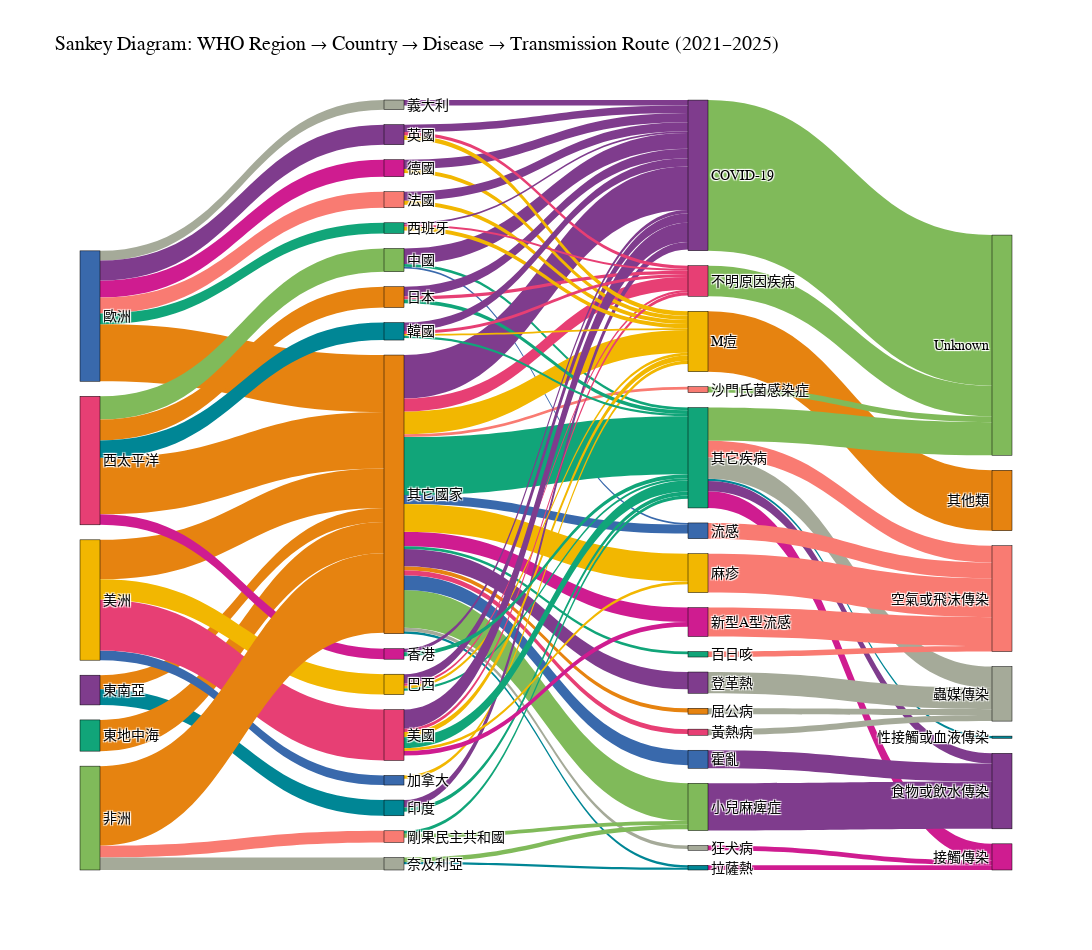

Here is the notebook cell this chart was saved with:
### Markdown cell above
### Sanky: region-country-disease-route

### Code cell
import pandas as pd
import plotly.graph_objects as go
import plotly.colors as pc

# === Step 1: Prepare and clean data ===
df['date'] = pd.to_datetime(df['date'], errors='coerce')
df_temp = df[df['date'].dt.year > 2020][['WHO_region', 'country_name_zh', 'disease_name', 'transmission_route']]

# === Step 2: Keep top N countries and diseases for clarity ===
top_countries = df_temp['country_name_zh'].value_counts().nlargest(15).index
top_diseases = df_temp['disease_name'].value_counts().nlargest(15).index


df_temp['country_grouped'] = df_temp['country_name_zh'].where(df_temp['country_name_zh'].isin(top_countries), '其它國家')
df_temp['disease_grouped'] = df_temp['disease_name'].where(df_temp['disease_name'].isin(top_diseases), '其它疾病')
df_temp['route_grouped'] = df_temp['transmission_route'].fillna('Unknown')
df_temp['region_grouped'] = df_temp['WHO_region'].fillna('Other')

# === Step 3: Create three sets of links ===
link0 = (
    df_temp.groupby(['region_grouped', 'country_grouped'])
    .size()
    .reset_index(name='count')
)

link1 = (
    df_temp.groupby(['country_grouped', 'disease_grouped'])
    .size()
    .reset_index(name='count')
)

link2 = (
    df_temp.groupby(['disease_grouped', 'route_grouped'])
    .size()
    .reset_index(name='count')
)

# === Step 4: Filter small links to reduce clutter ===
link0 = link0[link0['count'] >= 50]
link1 = link1[link1['count'] >= 50]
link2 = link2[link2['count'] >= 50]

# === Step 5: Build unique node list and index mapping ===
all_nodes = pd.Series(
    link0['region_grouped'].tolist() +
    link0['country_grouped'].tolist() +
    link1['disease_grouped'].tolist() +
    link2['route_grouped'].tolist()
).unique()

node_indices = {name: i for i, name in enumerate(all_nodes)}

# Map source and target indices
link0['source'] = link0['region_grouped'].map(node_indices)
link0['target'] = link0['country_grouped'].map(node_indices)

link1['source'] = link1['country_grouped'].map(node_indices)
link1['target'] = link1['disease_grouped'].map(node_indices)

link2['source'] = link2['disease_grouped'].map(node_indices)
link2['target'] = link2['route_grouped'].map(node_indices)

# === Step 6: Assign colors to nodes ===
color_palette = pc.qualitative.Bold
node_colors = [color_palette[i % len(color_palette)] for i in range(len(all_nodes))]

# Color by disease and route for links
disease_color_map = {name: node_colors[node_indices[name]] for name in link1['disease_grouped'].unique()}
route_color_map = {name: node_colors[node_indices[name]] for name in link2['route_grouped'].unique()}

link0['color'] = link0['country_grouped'].map(lambda x: node_colors[node_indices.get(x, 0)])
link1['color'] = link1['disease_grouped'].map(disease_color_map)
link2['color'] = link2['route_grouped'].map(route_color_map)

# === Step 7: Combine all links ===
df_links = pd.concat([
    link0[['source', 'target', 'count', 'color']],
    link1[['source', 'target', 'count', 'color']],
    link2[['source', 'target', 'count', 'color']]
], ignore_index=True)

# === Step 8: Plot Sankey Diagram ===
fig = go.Figure(data=[go.Sankey(
    arrangement='snap',
    node=dict(
        pad=15,
        thickness=20,
        line=dict(color="black", width=0.5),
        label=all_nodes,
        color=node_colors
    ),
    link=dict(
        source=df_links['source'],
        target=df_links['target'],
        value=df_links['count'],
        color=df_links['color']
    )
)])


fig.update_layout(
    font=dict(size=14, color='black', family="Arial"),
    title_text="Sankey Diagram: WHO Region → Country → Disease → Transmission Route (2021–2025)",
    width=1100,
    height=950
)

fig.write_image("output/plot/Sankey_region_country_disease_route_2021_2025.png", width=1100, height=950, scale=3)
fig.show()

### Figure 1 — Plotly figure (JSON) as saved in the notebook; plotly's stock layout.template omitted (floating-point values rounded to 4 significant figures)
{"data": [{"arrangement": "snap", "link": {"color": ["rgb(230, 131, 16)", "rgb(0, 134, 149)", "rgb(230, 131, 16)", "rgb(230, 131, 16)", "rgb(207, 28, 144)", "rgb(249, 123, 114)", "rgb(165, 170, 153)", "rgb(127, 60, 141)", "rgb(17, 165, 121)", "rgb(230, 131, 16)", "rgb(57, 105, 172)", "rgb(242, 183, 1)", "rgb(231, 63, 116)", "rgb(128, 186, 90)", "rgb(230, 131, 16)", "rgb(230, 131, 16)", "rgb(0, 134, 149)", "rgb(207, 28, 144)", "rgb(230, 131, 16)", "rgb(249, 123, 114)", "rgb(165, 170, 153)", "rgb(127, 60, 141)", "rgb(17, 165, 121)", "rgb(57, 105, 172)", "rgb(127, 60, 141)", "rgb(242, 183, 1)", "rgb(231, 63, 116)", "rgb(17, 165, 121)", "rgb(128, 186, 90)", "rgb(230, 131, 16)", "rgb(0, 134, 149)", "rgb(207, 28, 144)", "rgb(249, 123, 114)", "rgb(57, 105, 172)", "rgb(165, 170, 153)", "rgb(127, 60, 141)", "rgb(17, 165, 121)", "rgb(57, 105, 172)", "rgb(242, 183, 1)", "rgb(231, 63, 116)", "rgb(17, 165, 121)", "rgb(128, 186, 90)", "rgb(242, 183, 1)", "rgb(127, 60, 141)", "rgb(17, 165, 121)", "rgb(128, 186, 90)", "rgb(0, 134, 149)", "rgb(127, 60, 141)", "rgb(242, 183, 1)", "rgb(231, 63, 116)", "rgb(17, 165, 121)", "rgb(127, 60, 141)", "rgb(242, 183, 1)", "rgb(127, 60, 141)", "rgb(231, 63, 116)", "rgb(17, 165, 121)", "rgb(127, 60, 141)", "rgb(242, 183, 1)", "rgb(127, 60, 141)", "rgb(242, 183, 1)", "rgb(231, 63, 116)", "rgb(17, 165, 121)", "rgb(207, 28, 144)", "rgb(242, 183, 1)", "rgb(127, 60, 141)", "rgb(127, 60, 141)", "rgb(242, 183, 1)", "rgb(231, 63, 116)", "rgb(127, 60, 141)", "rgb(242, 183, 1)", "rgb(231, 63, 116)", "rgb(127, 60, 141)", "rgb(242, 183, 1)", "rgb(231, 63, 116)", "rgb(17, 165, 121)", "rgb(127, 60, 141)", "rgb(17, 165, 121)", "rgb(128, 186, 90)", "rgb(230, 131, 16)", "rgb(128, 186, 90)", "rgb(128, 186, 90)", "rgb(0, 134, 149)", "rgb(207, 28, 144)", "rgb(249, 123, 114)", "rgb(165, 170, 153)", "rgb(127, 60, 141)", "rgb(127, 60, 141)", "rgb(165, 170, 153)", "rgb(207, 28, 144)", "rgb(249, 123, 114)", "rgb(128, 186, 90)", "rgb(249, 123, 114)", "rgb(207, 28, 144)", "rgb(165, 170, 153)", "rgb(249, 123, 114)", "rgb(127, 60, 141)", "rgb(249, 123, 114)", "rgb(165, 170, 153)"], "source": [0, 0, 1, 2, 2, 2, 2, 2, 2, 3, 3, 3, 3, 4, 4, 4, 4, 4, 5, 5, 5, 16, 16, 16, 6, 6, 6, 6, 6, 6, 6, 6, 6, 6, 6, 6, 6, 6, 6, 6, 20, 20, 13, 7, 7, 21, 21, 14, 14, 14, 14, 8, 8, 17, 17, 17, 9, 9, 15, 15, 15, 15, 15, 15, 10, 11, 11, 11, 12, 12, 12, 18, 18, 18, 18, 19, 19, 22, 25, 26, 23, 23, 23, 23, 23, 23, 27, 28, 29, 30, 31, 24, 32, 33, 34, 35, 36, 37], "target": [6, 7, 6, 6, 8, 9, 10, 11, 12, 6, 13, 14, 15, 16, 6, 17, 18, 19, 6, 20, 21, 22, 23, 24, 22, 25, 26, 23, 27, 28, 29, 30, 31, 24, 32, 33, 34, 35, 36, 37, 23, 27, 25, 22, 23, 27, 29, 22, 25, 26, 23, 22, 25, 22, 26, 23, 22, 25, 22, 25, 26, 23, 30, 36, 22, 22, 25, 26, 22, 25, 26, 22, 25, 26, 23, 22, 23, 38, 39, 38, 38, 40, 41, 42, 43, 44, 44, 43, 41, 42, 38, 42, 41, 43, 42, 44, 42, 43], "value": [394, 443, 879, 1604, 479, 452, 271, 565, 301, 1113, 270, 575, 1431, 654, 1589, 588, 492, 296, 2242, 329, 353, 441, 73, 50, 1223, 638, 369, 1632, 1061, 117, 68, 408, 80, 250, 98, 485, 74, 420, 784, 138, 87, 107, 93, 212, 116, 129, 61, 266, 79, 59, 59, 259, 118, 267, 91, 106, 253, 116, 537, 145, 93, 312, 129, 77, 154, 209, 127, 92, 52, 118, 50, 236, 51, 86, 63, 97, 117, 4240, 1702, 862, 932, 62, 471, 472, 601, 287, 1331, 166, 133, 815, 165, 442, 133, 598, 154, 508, 1097, 171]}, "node": {"color": ["rgb(127, 60, 141)", "rgb(17, 165, 121)", "rgb(57, 105, 172)", "rgb(242, 183, 1)", "rgb(231, 63, 116)", "rgb(128, 186, 90)", "rgb(230, 131, 16)", "rgb(0, 134, 149)", "rgb(207, 28, 144)", "rgb(249, 123, 114)", "rgb(165, 170, 153)", "rgb(127, 60, 141)", "rgb(17, 165, 121)", "rgb(57, 105, 172)", "rgb(242, 183, 1)", "rgb(231, 63, 116)", "rgb(128, 186, 90)", "rgb(230, 131, 16)", "rgb(0, 134, 149)", "rgb(207, 28, 144)", "rgb(249, 123, 114)", "rgb(165, 170, 153)", "rgb(127, 60, 141)", "rgb(17, 165, 121)", "rgb(57, 105, 172)", "rgb(242, 183, 1)", "rgb(231, 63, 116)", "rgb(128, 186, 90)", "rgb(230, 131, 16)", "rgb(0, 134, 149)", "rgb(207, 28, 144)", "rgb(249, 123, 114)", "rgb(165, 170, 153)", "rgb(127, 60, 141)", "rgb(17, 165, 121)", "rgb(57, 105, 172)", "rgb(242, 183, 1)", "rgb(231, 63, 116)", "rgb(128, 186, 90)", "rgb(230, 131, 16)", "rgb(0, 134, 149)", "rgb(207, 28, 144)", "rgb(249, 123, 114)", "rgb(165, 170, 153)", "rgb(127, 60, 141)"], "label": ["東南亞", "東地中海", "歐洲", "美洲", "西太平洋", "非洲", "其它國家", "印度", "德國", "法國", "義大利", "英國", "西班牙", "加拿大", "巴西", "美國", "中國", "日本", "韓國", "香港", "剛果民主共和國", "奈及利亞", "COVID-19", "其它疾病", "流感", "M痘", "不明原因疾病", "小兒麻痺症", "屈公病", "拉薩熱", "新型A型流感", "沙門氏菌感染症", "狂犬病", "登革熱", "百日咳", "霍亂", "麻疹", "黃熱病", "Unknown", "其他類", "性接觸或血液傳染", "接觸傳染", "空氣或飛沫傳染", "蟲媒傳染", "食物或飲水傳染"], "line": {"color": "black", "width": 0.5}, "pad": 15, "thickness": 20}, "type": "sankey"}], "layout": {"font": {"color": "black", "family": "Arial", "size": 14}, "height": 950, "title": {"text": "Sankey Diagram: WHO Region → Country → Disease → Transmission Route (2021–2025)"}, "width": 1100}}
